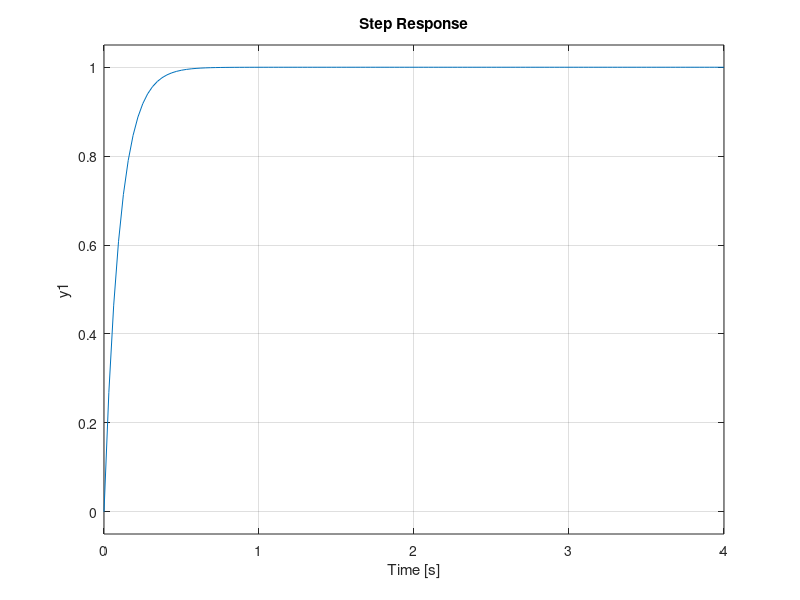
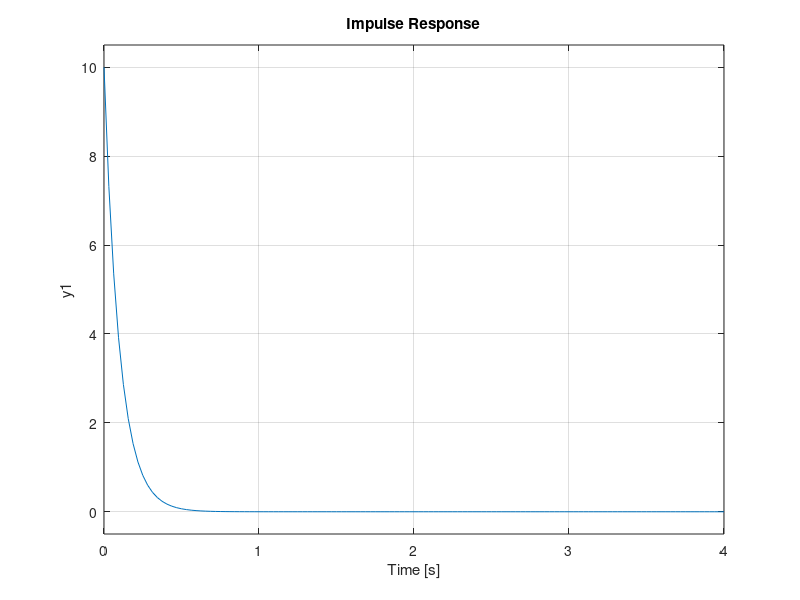

Write the MATLAB code that produced these figures, in order. (Note: this script raises an error after producing the figures.)
Ts=0.005;
muestreo=50
num=[1];
den=[1/10 1];
sys=tf(num,den)
figure(1)
step(sys,4)
figure(2)
impulse(sys,4)
format long
[numd,dend] = c2dm(num,den,Ts,'tustin')
hold off
figure(3)
dimpulse ((1/Ts)*numd,dend,muestreo+1) 
figure(4)
dstep ((1/Ts)*numd,dend,muestreo+1)